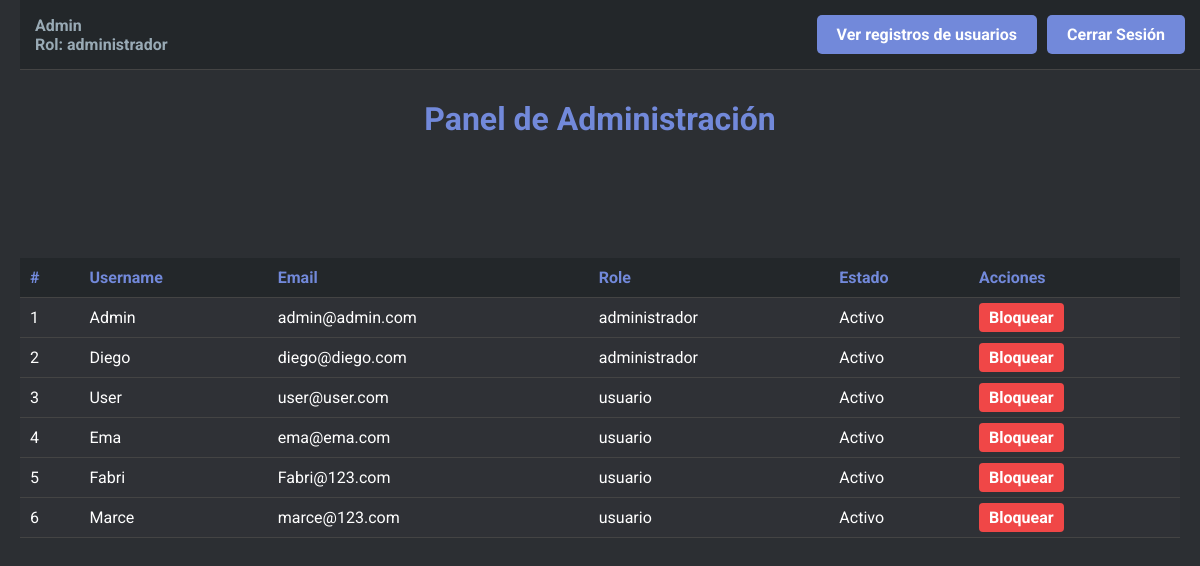
/admin_dashboard.php (signed in), run on an earlier commit of the app's database.
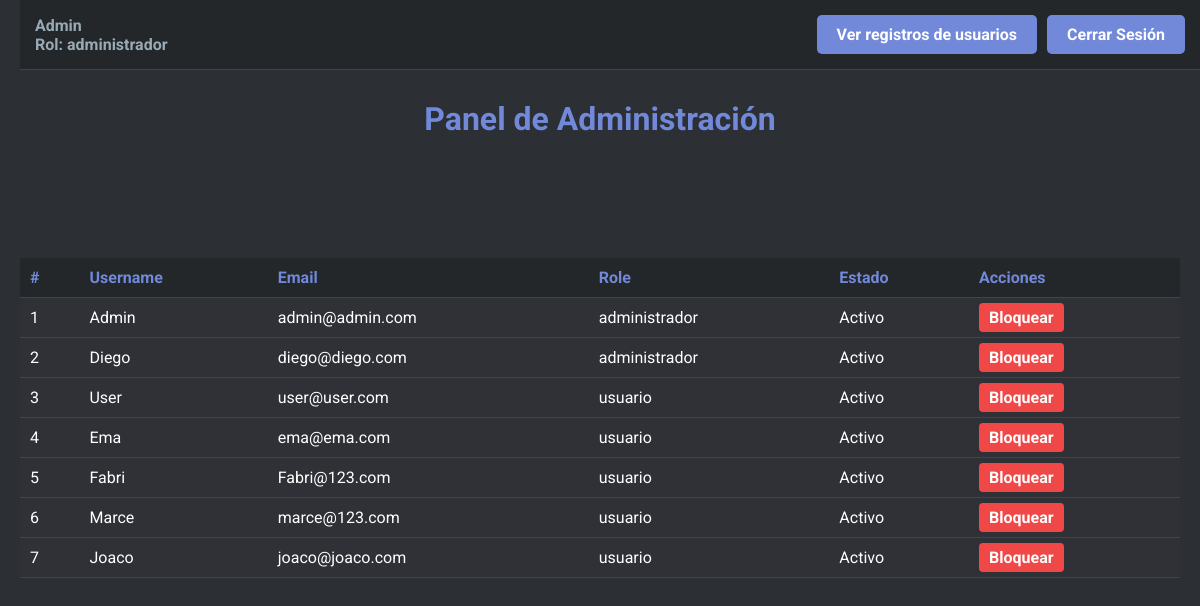
And on a later commit of the database.
### tables this page shows
CREATE TABLE `users` (
  `id` int(11) NOT NULL,
  `username` varchar(50) NOT NULL,
  `email` varchar(100) NOT NULL,
  `password` varchar(255) NOT NULL,
  `role` enum('usuario','administrador') DEFAULT 'usuario',
  `created_at` timestamp NOT NULL DEFAULT current_timestamp(),
  `is_active` tinyint(1) DEFAULT 1,
  `failed_attempts` int(11) DEFAULT 0,
  `last_attempt` timestamp NULL DEFAULT NULL,
  `security_question_1` varchar(255) DEFAULT NULL,
  `security_question_2` varchar(255) DEFAULT NULL,
  `security_question_3` varchar(255) DEFAULT NULL
);

### admin_dashboard.php (the view, shortened to what this page needs)
<?php
include 'db.php';
$stmt = $pdo->query("SELECT id, username, email, is_active, role FROM users");
$users = $stmt->fetchAll(PDO::FETCH_ASSOC);
?>
<!DOCTYPE html>
<html lang="es">
<head>
</head>
<body>
    <header class="header">
        <div class="user-info">
            <?php echo htmlspecialchars($_SESSION['username']); ?><br>
            Rol: <?php echo htmlspecialchars($_SESSION['role']); ?>
        </div>
        <div class="buttons">
            <a href="log.php">Ver registros de usuarios</a>
            <a href="logout.php">Cerrar Sesión</a>
        </div>
    </header>
    <h1>Panel de Administración</h1>
    <div class="table-container">
        <table>
            <thead>
                <tr>
                    <th>#</th>
                    <th>Username</th>
                    <th>Email</th>
                    <th>Role</th>
                    <th>Estado</th>
                    <th>Acciones</th>
                </tr>
            </thead>
            <tbody>
                <?php foreach ($users as $user): ?>
                    <tr>
                        <td><?php echo htmlspecialchars($user['id']); ?></td>
                        <td><?php echo htmlspecialchars($user['username']); ?></td>
                        <td><?php echo htmlspecialchars($user['email']); ?></td>
                        <td><?php echo htmlspecialchars($user['role']); ?></td>
                        <td><?php echo $user['is_active'] ? 'Activo' : 'Bloqueado'; ?></td>
                        <td>
                            <a href="admin_dashboard.php?toggle_active=1&id=<?php echo $user['id']; ?>"
                                class="<?php echo $user['is_active'] ? 'deactivate-btn' : 'activate-btn'; ?>">
                                <?php echo $user['is_active'] ? 'Bloquear' : 'Activar'; ?>
                            </a>
                        </td>
                    </tr>
                <?php endforeach; ?>
            </tbody>
        </table>
    </div>
</body>
</html>

### admin_dashboard.php (style rules this page uses)
body { font-family: 'Roboto', sans-serif; background-color: #2c2f33; color: #ffffff; margin: 0; padding: 20px; }
.header { background-color: #23272a; padding: 15px; display: flex; justify-content: space-between; align-items: center; position: fixed; top: 0; width: 100%; z-index: 10; border-bottom: 1px solid #444; box-sizing: border-box; }
h1 { text-align: center; color: #7289da; margin-top: 80px; }
.buttons { display: flex; gap: 10px; margin-right: 20px; }
.buttons a { display: inline-block; padding: 10px 20px; background-color: #7289da; color: #ffffff; text-decoration: none; border-radius: 5px; font-weight: bold; transition: background-color 0.3s; }
.user-info { font-size: 16px; font-weight: bold; color: #99aab5; }
.table-container { margin-top: 120px; }
table { width: 100%; border-collapse: collapse; background-color: #2f3136; color: #ffffff; }
th, td { padding: 10px; text-align: left; border-bottom: 1px solid #444; }
th { background-color: #23272a; color: #7289da; }
.deactivate-btn { padding: 5px 10px; color: #fff; background-color: #f04747; text-decoration: none; border-radius: 4px; font-weight: bold; transition: background-color 0.3s; }

What changed in the data, as far as the page shows it:
added users: id "7", username "Joaco", email "joaco@joaco.com", role "usuario", is_active "Activo"
